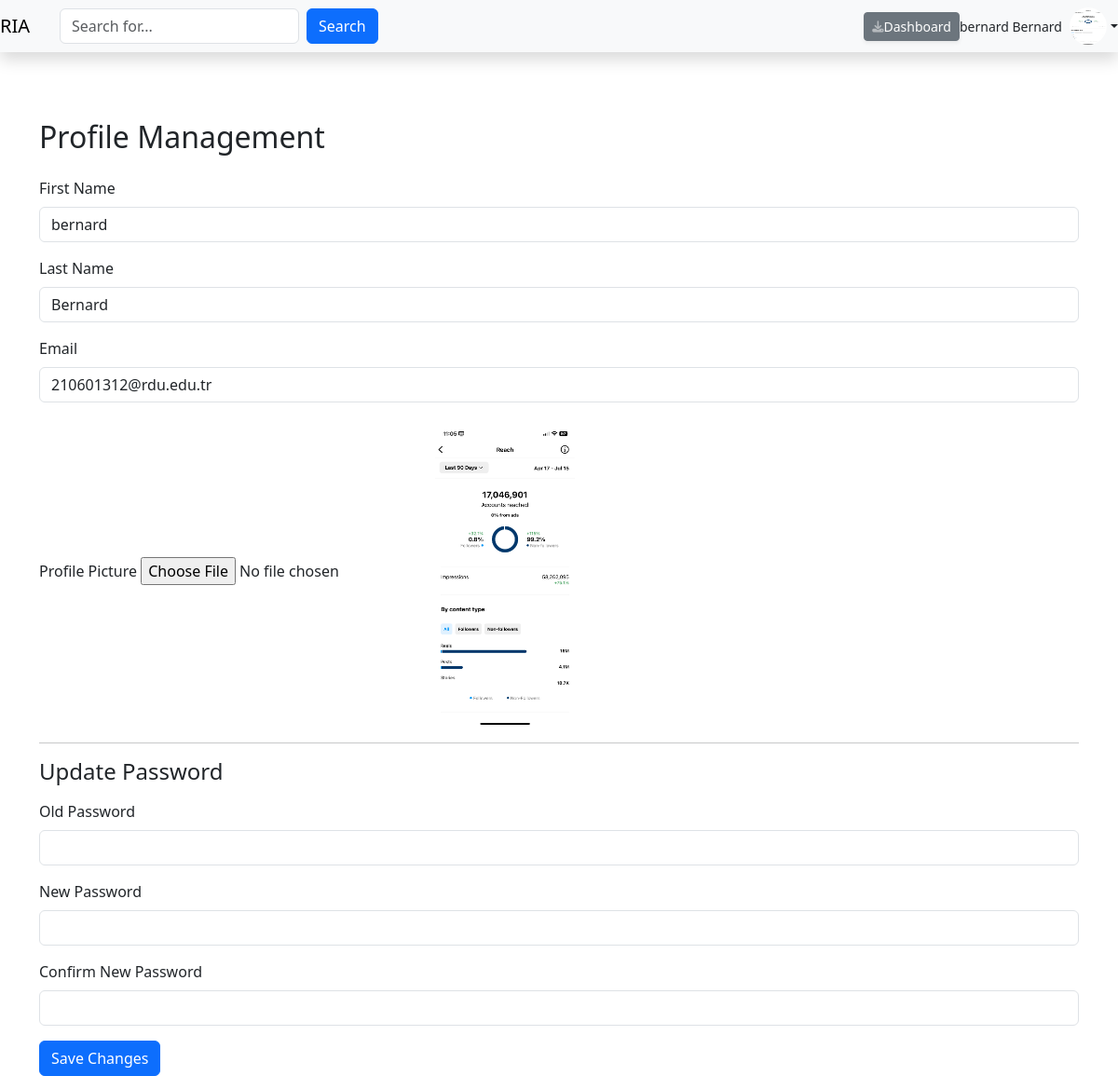
Page /profile.php (signed in) on the committed database.
### tables this page shows
CREATE TABLE `users` (
  `id` int(11) NOT NULL,
  `username` varchar(50) NOT NULL,
  `password` varchar(255) NOT NULL,
  `role` enum('admin','user') NOT NULL,
  `created_at` timestamp NOT NULL DEFAULT current_timestamp(),
  `firstname` varchar(50) NOT NULL,
  `lastname` varchar(50) NOT NULL,
  `email` varchar(100) NOT NULL,
  `profile_picture` varchar(255) DEFAULT NULL
);

### profile.php (the view, shortened to what this page needs)
<?php
include 'includes/db.php';
$query = "SELECT firstname, lastname, email, profile_picture FROM users WHERE id = ?";
$stmt = $conn->prepare($query);
$stmt->bind_param("i", $_SESSION['user_id']);
$stmt->execute();
$result = $stmt->get_result();
$user = $result->fetch_assoc();
?>
<!DOCTYPE html>
<html lang="en">
<head>
    <link href="https://cdn.jsdelivr.net/npm/bootstrap@5.3.1/dist/css/bootstrap.min.css" rel="stylesheet">
    <link href="vendor/fontawesome-free/css/all.min.css" rel="stylesheet" type="text/css">
</head>
<body>
    <div id="wrapper">
        <div id="content-wrapper" class="d-flex flex-column">
            <div id="content">
<?php include('header.php')?>
<div class="container mt-5">
    <h2 class="mb-4">Profile Management</h2>
    <form action="profile.php" method="POST" enctype="multipart/form-data">
        <div class="mb-3">
            <label for="firstname" class="form-label">First Name</label>
            <input type="text" class="form-control" id="firstname" name="firstname" value="<?php echo htmlspecialchars($user['firstname']); ?>" required>
        </div>
        <div class="mb-3">
            <label for="lastname" class="form-label">Last Name</label>
            <input type="text" class="form-control" id="lastname" name="lastname" value="<?php echo htmlspecialchars($user['lastname']); ?>" required>
        </div>
        <div class="mb-3">
            <label for="email" class="form-label">Email</label>
            <input type="email" class="form-control" id="email" name="email" value="<?php echo htmlspecialchars($user['email']); ?>" required>
        </div>
        <div class="mb-3">
            <label for="profile_picture" class="form-label">Profile Picture</label>
            <input type="file" class="form-control-file" id="profile_picture" name="profile_picture">
            <?php if (!empty($user['profile_picture'])): ?>
                <img src="http://localhost/ria/utilities/uploads/<?php echo htmlspecialchars($user['profile_picture']); ?>" alt="Profile Picture" class="img-fluid mt-2" style="max-width: 150px;">
            <?php endif; ?>
        </div>
        <hr>
        <h4 class="mb-3">Update Password</h4>
        <div class="mb-3">
            <label for="oldPassword" class="form-label">Old Password</label>
            <input type="password" class="form-control" id="oldPassword" name="old_password">
        </div>
        <div class="mb-3">
            <label for="newPassword" class="form-label">New Password</label>
            <input type="password" class="form-control" id="newPassword" name="new_password">
        </div>
        <div class="mb-3">
            <label for="confirmPassword" class="form-label">Confirm New Password</label>
            <input type="password" class="form-control" id="confirmPassword" name="confirm_password">
        </div>
        <button type="submit" class="btn btn-primary">Save Changes</button>
    </form>
</div>
</div>
</div>
</body>
</html>

### header.php (shortened to what this page needs)
<?php
$query1 = "SELECT firstname, lastname, email, profile_picture FROM users WHERE id = ?";
$stmt1 = $conn->prepare($query1);
$stmt1->bind_param("i", $_SESSION['user_id']);
$stmt1->execute();
$result1 = $stmt1->get_result();
$user1 = $result1->fetch_assoc();
?>
<nav class="navbar navbar-expand-lg navbar-light bg-light shadow mb-4">
    <a class="navbar-brand" href="http://localhost/ria">RIA
    </a>
    <?php if(isset($_SESSION['user_id'])):?>
    <div class="collapse navbar-collapse" id="navbarContent">
      <form class="d-flex me-auto ms-3 position-relative" id="searchForm">
    <input
        class="form-control me-2"
        type="search"
        id="searchInput"
        placeholder="Search for..."
        aria-label="Search"
        autocomplete="off">
    <button class="btn btn-primary" type="submit">Search</button>
    </form>
                    <a href="http://localhost/ria/<?php echo ($_SESSION['role'] == 'admin' ? 'admin' : 'user'); ?>/dashboard.php" class="d-none d-sm-inline-block btn btn-sm btn-secondary shadow-sm"
                      style="padding-rigth:7px;"
                    >Dashboard</a>
                    </div>
      <div class="dropdown">
        <a class="nav-link dropdown-toggle d-flex align-items-center" href="#" role="button" id="profileDropdown" data-bs-toggle="dropdown" aria-expanded="false">
          <span class="d-none d-lg-inline text-gray-600 small me-2">
            <?php
                echo $_SESSION['firstname'].' '.$_SESSION['lastname']
                ?>
          </span>
          <img src="<?php echo ($user1['profile_picture'] == NULL ?
            'http://localhost/ria/utilities/img/undraw_profile.svg' :
            'http://localhost/ria/utilities/uploads/' . $user1['profile_picture']); ?>"
            alt="Profile"
            class="rounded-circle"
            width="40"
            height="40">
        </a>
      </div>
    </div>
    <?php endif?>

### rows in the picture
users: profile_picture (picture), firstname "bernard", lastname "Bernard", email "210601312@rdu.edu.tr"

### other values in the picture
$_SESSION['firstname'] "bernard"
$_SESSION['lastname'] "Bernard"
